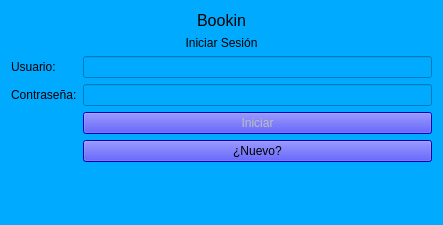
<?xml version="1.0" encoding="UTF-8"?>
<ui version="4.0">
 <class>inicioDialog</class>
 <widget class="QDialog" name="inicioDialog">
  <property name="geometry">
   <rect>
    <x>0</x>
    <y>0</y>
    <width>443</width>
    <height>225</height>
   </rect>
  </property>
  <property name="windowTitle">
   <string>Iniciar Sesión</string>
  </property>
  <property name="autoFillBackground">
   <bool>false</bool>
  </property>
  <property name="styleSheet">
   <string notr="true">background-color: rgb(0, 170, 255);</string>
  </property>
  <property name="sizeGripEnabled">
   <bool>false</bool>
  </property>
  <layout class="QFormLayout" name="formLayout">
   <item row="4" column="0">
    <widget class="QLabel" name="usuarioLabel">
     <property name="text">
      <string>Usuario:</string>
     </property>
    </widget>
   </item>
   <item row="4" column="1">
    <widget class="QLineEdit" name="usuarioLE"/>
   </item>
   <item row="7" column="0">
    <widget class="QLabel" name="contrasenaLabel">
     <property name="text">
      <string>Contraseña:</string>
     </property>
    </widget>
   </item>
   <item row="7" column="1">
    <widget class="QLineEdit" name="contrasenaLE">
     <property name="echoMode">
      <enum>QLineEdit::Password</enum>
     </property>
    </widget>
   </item>
   <item row="8" column="1">
    <widget class="QPushButton" name="iniciarPB">
     <property name="enabled">
      <bool>false</bool>
     </property>
     <property name="styleSheet">
      <string notr="true">background-color: rgb(0, 0, 255);</string>
     </property>
     <property name="text">
      <string>Iniciar</string>
     </property>
    </widget>
   </item>
   <item row="9" column="1">
    <widget class="QPushButton" name="nuevoUPB">
     <property name="styleSheet">
      <string notr="true">background-color: rgb(0, 0, 255);</string>
     </property>
     <property name="text">
      <string>¿Nuevo?</string>
     </property>
    </widget>
   </item>
   <item row="0" column="0" colspan="2">
    <widget class="QLabel" name="inicioLabel">
     <property name="font">
      <font>
       <family>Arial</family>
       <pointsize>12</pointsize>
      </font>
     </property>
     <property name="text">
      <string>Bookin</string>
     </property>
     <property name="alignment">
      <set>Qt::AlignCenter</set>
     </property>
    </widget>
   </item>
   <item row="1" column="0" colspan="2">
    <widget class="QLabel" name="inicio2Label">
     <property name="font">
      <font>
       <family>Arial</family>
      </font>
     </property>
     <property name="text">
      <string>Iniciar Sesión</string>
     </property>
     <property name="alignment">
      <set>Qt::AlignCenter</set>
     </property>
    </widget>
   </item>
  </layout>
 </widget>
 <layoutdefault spacing="6" margin="11"/>
 <resources/>
 <connections/>
</ui>
